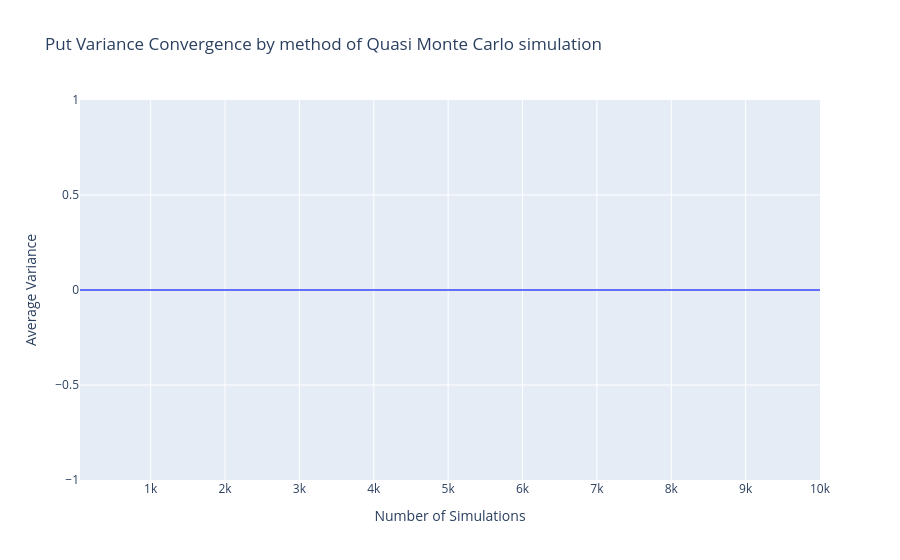

Notebook code cell kept with this figure:
### Code cell
fig = go.Figure()

# Courbe 1 : Moyenne
fig.add_trace(go.Scatter(
    x=df_put_quasi_mc.index,
    y=df_put_quasi_mc["var_normalized"],
    mode='lines',
    name='Quasi Monte Carlo Price Variance'
))

fig.update_layout(
    title="Put Variance Convergence by method of Quasi Monte Carlo simulation",
    xaxis_title="Number of Simulations",
    yaxis_title="Average Variance",
    legend_title="Simulation methods"
)

fig.show()

### Figure 1 — Plotly figure (JSON) as saved in the notebook; plotly's stock layout.template omitted (floating-point values rounded to 4 significant figures)
{"data": [{"mode": "lines", "name": "Quasi Monte Carlo Price Variance", "type": "scatter", "x": [50, 100, 150, 200, 250, 300, 350, 400, 450, 500, 550, 600, 650, 700, 750, 800, 850, 900, 950, 1000, 2000, 4000, 6000, 8000, 10000], "y": [0.0, 0.0, 0.0, 0.0, 0.0, 0.0, 0.0, 0.0, 0.0, 0.0, 0.0, 0.0, 0.0, 0.0, 0.0, 0.0, 0.0, 0.0, 0.0, 0.0, 0.0, 0.0, 0.0, 0.0, 0.0]}], "layout": {"legend": {"title": {"text": "Simulation methods"}}, "title": {"text": "Put Variance Convergence by method of Quasi Monte Carlo simulation"}, "xaxis": {"title": {"text": "Number of Simulations"}}, "yaxis": {"title": {"text": "Average Variance"}}}}
